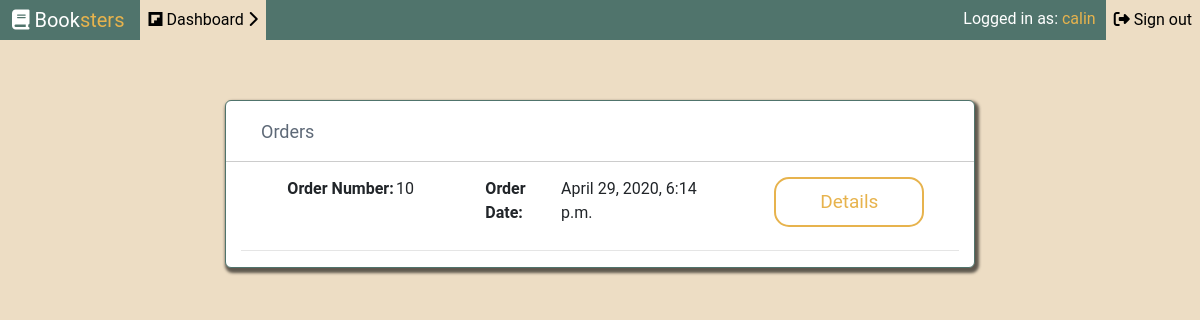
Page /orders/ (signed in) on the earlier database version.
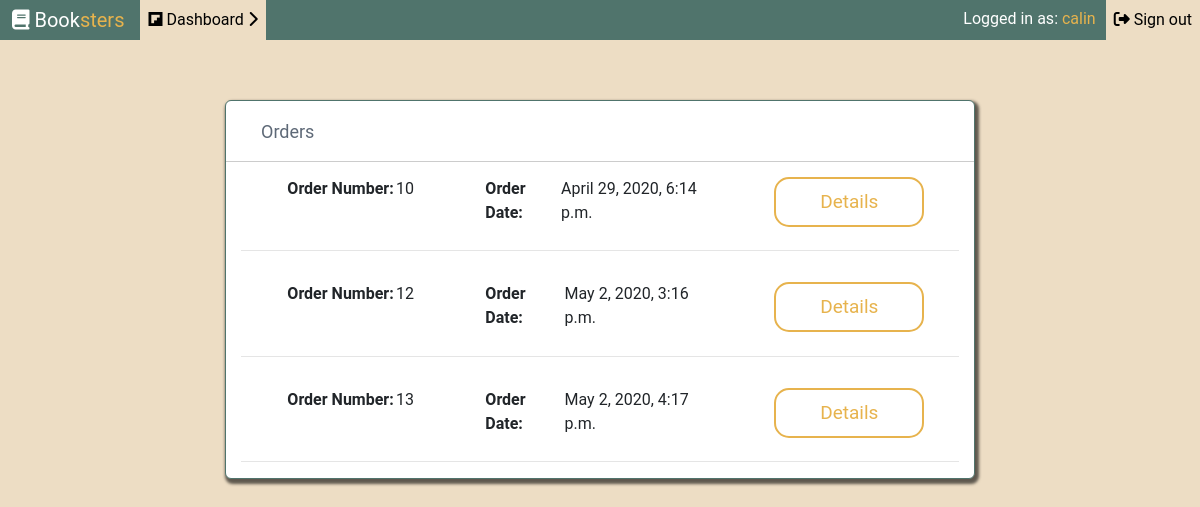
Same page on the later database version.
### purchases/models.py (models this page shows)
class Order(models.Model):
    books = models.ManyToManyField(Book)
    orderDate = models.DateTimeField(auto_now=True)
    user = models.ForeignKey(Account,on_delete = models.CASCADE,blank=True, null=True)
    totalSum = models.IntegerField(default=0)

### purchases/views.py (the view)
# urls.py: path('orders/',orders,name='orders'),
@login_required
def orders(request):
    account = Account.objects.get(id = request.user.id)
    order = account.shoppingCart.books.all()
    orders = Order.objects.filter(user=account)
    if request.method == "POST" and len(order)!=0:
        o = Order(user=account,totalSum=account.shoppingCart.sumOfBooks())
        o.save()
        for book in order:
            o.books.add(book)
        account.shoppingCart.books.clear()
        return render(request,'orders.html',{'orders':orders})
    else:
        return render(request,'orders.html',{'orders':orders})

### purchases/templates/orders.html
{%extends 'base.html'%}
{%load static%}
{%block title}{%endblock}
{%block additionalMetaData%}
<link rel="stylesheet" href="{%static 'css/orders.css'%}">
{%endblock%}
{%block body%}
<div class="container">
    <div class="row">
        <div class="col-lg-12">
            <h5>Orders</h5>
        </div>
    </div>
    {%if orders%}
    {%for order in orders%}
    <div class="row">
        <div class="col-lg-4 d-flex justify-content-center"><strong>Order Number: </strong> {{order.id}}</div>
        <div class="col-lg-4 d-flex justify-content-center"><strong>Order Date: </strong> {{order.orderDate}}</div>
        <div class="col-lg-4 d-flex justify-content-center"><a href="{% url 'detailedOrder' id=order.id %}"><button>Details</button></a></div>
    </div>
    <hr>
    {%endfor%}
    {%else%}
    <div class="row">
        <div class="col-lg-12">
            <h4>You haven't ordered anything...</h4>
        </div>
    </div>
    {%endif%}
</div>
{%endblock%}

Differences in the rows shown:
added Order: id "12", orderDate "May 2, 2020, 3:16 p.m."
added Order: id "13", orderDate "May 2, 2020, 4:17 p.m."
